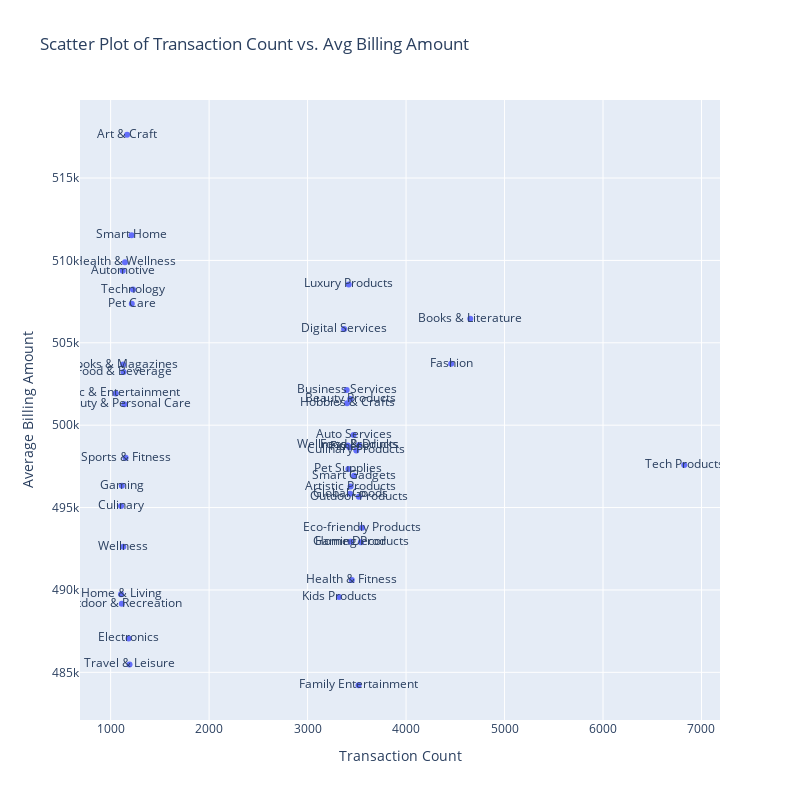

Notebook code for this chart:
### Code cell
fig = px.scatter(merged_df, 
                 x='transaction_count', 
                 y='avg_billing_amount', 
                 text='merchant_type', 
                 title='Scatter Plot of Transaction Count vs. Avg Billing Amount',
                 labels={'transaction_count': 'Transaction Count', 'avg_billing_amount': 'Average Billing Amount'},
                 hover_data=['merchant_type'])
fig.update_layout(
    showlegend=False,  # Hide legend for simplicity
    xaxis_title='Transaction Count',
    yaxis_title='Average Billing Amount',
    hovermode='closest',
    width=800, 
    height=800, 
    
)
fig.show()

### Figure 1 — Plotly figure (JSON) as saved in the notebook; plotly's stock layout.template omitted (floating-point values rounded to 4 significant figures)
{"data": [{"customdata": [["Tech Products"], ["Books & Literature"], ["Fashion"], ["Eco-friendly Products"], ["Gaming Products"], ["Food & Drinks"], ["Outdoor Products"], ["Family Entertainment"], ["Culinary Products"], ["Smart Gadgets"], ["Auto Services"], ["Health & Fitness"], ["Home Decor"], ["Artistic Products"], ["Beauty Products"], ["Global Goods"], ["Fitness"], ["Luxury Products"], ["Pet Supplies"], ["Wellness Products"], ["Hobbies & Crafts"], ["Business Services"], ["Digital Services"], ["Kids Products"], ["Technology"], ["Pet Care"], ["Smart Home"], ["Travel & Leisure"], ["Electronics"], ["Art & Craft"], ["Sports & Fitness"], ["Health & Wellness"], ["Beauty & Personal Care"], ["Food & Beverage"], ["Wellness"], ["Books & Magazines"], ["Automotive"], ["Gaming"], ["Outdoor & Recreation"], ["Home & Living"], ["Culinary"], ["Music & Entertainment"]], "hovertemplate": "Transaction Count=%{x}<br>Average Billing Amount=%{y}<br>merchant_type=%{customdata[0]}<extra></extra>", "legendgroup": "", "marker": {"color": "#636efa", "symbol": "circle"}, "mode": "markers+text", "name": "", "orientation": "v", "showlegend": false, "text": ["Tech Products", "Books & Literature", "Fashion", "Eco-friendly Products", "Gaming Products", "Food & Drinks", "Outdoor Products", "Family Entertainment", "Culinary Products", "Smart Gadgets", "Auto Services", "Health & Fitness", "Home Decor", "Artistic Products", "Beauty Products", "Global Goods", "Fitness", "Luxury Products", "Pet Supplies", "Wellness Products", "Hobbies & Crafts", "Business Services", "Digital Services", "Kids Products", "Technology", "Pet Care", "Smart Home", "Travel & Leisure", "Electronics", "Art & Craft", "Sports & Fitness", "Health & Wellness", "Beauty & Personal Care", "Food & Beverage", "Wellness", "Books & Magazines", "Automotive", "Gaming", "Outdoor & Recreation", "Home & Living", "Culinary", "Music & Entertainment"], "type": "scatter", "x": [6825, 4652, 4458, 3554, 3541, 3523, 3520, 3517, 3495, 3472, 3467, 3449, 3437, 3437, 3433, 3432, 3425, 3418, 3415, 3407, 3401, 3397, 3371, 3320, 1227, 1215, 1213, 1192, 1182, 1167, 1152, 1146, 1139, 1131, 1129, 1127, 1123, 1114, 1113, 1106, 1106, 1052], "xaxis": "x", "y": [497600.0, 506500.0, 503700.0, 493800.0, 492900.0, 498800.0, 495700.0, 484200.0, 498500.0, 496900.0, 499400.0, 490600.0, 492900.0, 496300.0, 501600.0, 495800.0, 498700.0, 508500.0, 497300.0, 498800.0, 501300.0, 502100.0, 505800.0, 489600.0, 508200.0, 507400.0, 511500.0, 485500.0, 487100.0, 517600.0, 498000.0, 509900.0, 501300.0, 503200.0, 492600.0, 503700.0, 509400.0, 496300.0, 489200.0, 489700.0, 495100.0, 501900.0], "yaxis": "y"}], "layout": {"height": 800, "hovermode": "closest", "legend": {"tracegroupgap": 0}, "showlegend": false, "title": {"text": "Scatter Plot of Transaction Count vs. Avg Billing Amount"}, "width": 800, "xaxis": {"anchor": "y", "domain": [0, 1], "title": {"text": "Transaction Count"}}, "yaxis": {"anchor": "x", "domain": [0, 1], "title": {"text": "Average Billing Amount"}}}}
